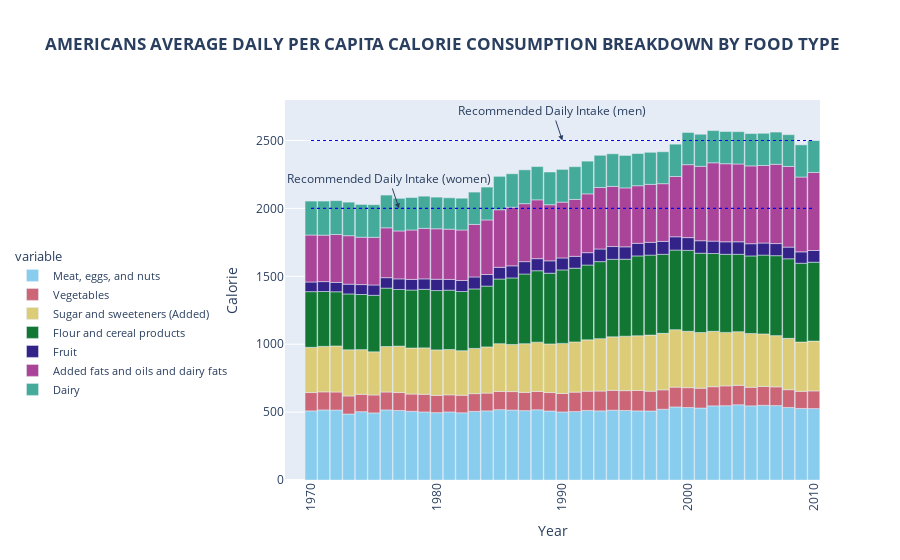

Here is the notebook cell this chart was saved with:
### Markdown cell above
<div class="alert alert-block alert-info">
<b> III. SHOW CHARTS
</div>

### Code cell
calories_chart()

### Figure 1 — Plotly figure (JSON) as saved in the notebook; plotly's stock layout.template omitted (floating-point values rounded to 4 significant figures; data arrays with more than 128 entries replaced by an {"elided": "..."} marker saying what was removed)
{"data": [{"alignmentgroup": "True", "customdata": {"elided": "41x7 float values"}, "hovertemplate": "variable=Meat, eggs, and nuts<br>Year=%{x}<br>value=%{y}<br>Meat, eggs, and nuts_%=%{customdata[0]}<br>Vegetables_%=%{customdata[1]}<br>Sugar and sweeteners (Added)_%=%{customdata[2]}<br>Flour and cereal products_%=%{customdata[3]}<br>Fruit_%=%{customdata[4]}<br>Added fats and oils and dairy fats_%=%{customdata[5]}<br>Dairy_%=%{customdata[6]}<extra></extra>", "legendgroup": "Meat, eggs, and nuts", "marker": {"color": "rgb(136, 204, 238)", "pattern": {"shape": ""}}, "name": "Meat, eggs, and nuts", "offsetgroup": "Meat, eggs, and nuts", "orientation": "v", "showlegend": true, "textposition": "auto", "type": "bar", "x": [1970, 1971, 1972, 1973, 1974, 1975, 1976, 1977, 1978, 1979, 1980, 1981, 1982, 1983, 1984, 1985, 1986, 1987, 1988, 1989, 1990, 1991, 1992, 1993, 1994, 1995, 1996, 1997, 1998, 1999, 2000, 2001, 2002, 2003, 2004, 2005, 2006, 2007, 2008, 2009, 2010], "xaxis": "x", "y": [509, 516, 515, 486, 503, 494, 516, 512, 506, 501, 496, 501, 495, 505, 509, 518, 515, 511, 517, 508, 501, 504, 512, 509, 514, 512, 509, 508, 521, 538, 534, 530, 546, 547, 554, 546, 550, 548, 534, 527, 526], "yaxis": "y"}, {"alignmentgroup": "True", "customdata": {"elided": "41x7 float values"}, "hovertemplate": "variable=Vegetables<br>Year=%{x}<br>value=%{y}<br>Meat, eggs, and nuts_%=%{customdata[0]}<br>Vegetables_%=%{customdata[1]}<br>Sugar and sweeteners (Added)_%=%{customdata[2]}<br>Flour and cereal products_%=%{customdata[3]}<br>Fruit_%=%{customdata[4]}<br>Added fats and oils and dairy fats_%=%{customdata[5]}<br>Dairy_%=%{customdata[6]}<extra></extra>", "legendgroup": "Vegetables", "marker": {"color": "rgb(204, 102, 119)", "pattern": {"shape": ""}}, "name": "Vegetables", "offsetgroup": "Vegetables", "orientation": "v", "showlegend": true, "textposition": "auto", "type": "bar", "x": [1970, 1971, 1972, 1973, 1974, 1975, 1976, 1977, 1978, 1979, 1980, 1981, 1982, 1983, 1984, 1985, 1986, 1987, 1988, 1989, 1990, 1991, 1992, 1993, 1994, 1995, 1996, 1997, 1998, 1999, 2000, 2001, 2002, 2003, 2004, 2005, 2006, 2007, 2008, 2009, 2010], "xaxis": "x", "y": [135, 133, 133, 133, 128, 132, 132, 132, 127, 130, 127, 126, 129, 131, 131, 134, 136, 134, 135, 136, 136, 143, 142, 146, 146, 146, 150, 146, 143, 146, 146, 146, 141, 146, 143, 137, 139, 138, 131, 126, 130], "yaxis": "y"}, {"alignmentgroup": "True", "customdata": {"elided": "41x7 float values"}, "hovertemplate": "variable=Sugar and sweeteners (Added)<br>Year=%{x}<br>value=%{y}<br>Meat, eggs, and nuts_%=%{customdata[0]}<br>Vegetables_%=%{customdata[1]}<br>Sugar and sweeteners (Added)_%=%{customdata[2]}<br>Flour and cereal products_%=%{customdata[3]}<br>Fruit_%=%{customdata[4]}<br>Added fats and oils and dairy fats_%=%{customdata[5]}<br>Dairy_%=%{customdata[6]}<extra></extra>", "legendgroup": "Sugar and sweeteners (Added)", "marker": {"color": "rgb(221, 204, 119)", "pattern": {"shape": ""}}, "name": "Sugar and sweeteners (Added)", "offsetgroup": "Sugar and sweeteners (Added)", "orientation": "v", "showlegend": true, "textposition": "auto", "type": "bar", "x": [1970, 1971, 1972, 1973, 1974, 1975, 1976, 1977, 1978, 1979, 1980, 1981, 1982, 1983, 1984, 1985, 1986, 1987, 1988, 1989, 1990, 1991, 1992, 1993, 1994, 1995, 1996, 1997, 1998, 1999, 2000, 2001, 2002, 2003, 2004, 2005, 2006, 2007, 2008, 2009, 2010], "xaxis": "x", "y": [333, 335, 339, 340, 329, 318, 335, 342, 339, 342, 335, 334, 328, 333, 340, 352, 347, 359, 363, 358, 369, 370, 378, 386, 394, 401, 403, 413, 416, 423, 415, 410, 408, 394, 395, 396, 387, 377, 378, 363, 367], "yaxis": "y"}, {"alignmentgroup": "True", "customdata": {"elided": "41x7 float values"}, "hovertemplate": "variable=Flour and cereal products<br>Year=%{x}<br>value=%{y}<br>Meat, eggs, and nuts_%=%{customdata[0]}<br>Vegetables_%=%{customdata[1]}<br>Sugar and sweeteners (Added)_%=%{customdata[2]}<br>Flour and cereal products_%=%{customdata[3]}<br>Fruit_%=%{customdata[4]}<br>Added fats and oils and dairy fats_%=%{customdata[5]}<br>Dairy_%=%{customdata[6]}<extra></extra>", "legendgroup": "Flour and cereal products", "marker": {"color": "rgb(17, 119, 51)", "pattern": {"shape": ""}}, "name": "Flour and cereal products", "offsetgroup": "Flour and cereal products", "orientation": "v", "showlegend": true, "textposition": "auto", "type": "bar", "x": [1970, 1971, 1972, 1973, 1974, 1975, 1976, 1977, 1978, 1979, 1980, 1981, 1982, 1983, 1984, 1985, 1986, 1987, 1988, 1989, 1990, 1991, 1992, 1993, 1994, 1995, 1996, 1997, 1998, 1999, 2000, 2001, 2002, 2003, 2004, 2005, 2006, 2007, 2008, 2009, 2010], "xaxis": "x", "y": [410, 404, 399, 411, 406, 416, 430, 417, 427, 431, 437, 437, 436, 438, 448, 476, 490, 513, 526, 521, 541, 543, 551, 567, 571, 567, 588, 589, 582, 586, 596, 584, 573, 575, 570, 571, 580, 589, 586, 580, 581], "yaxis": "y"}, {"alignmentgroup": "True", "customdata": {"elided": "41x7 float values"}, "hovertemplate": "variable=Fruit<br>Year=%{x}<br>value=%{y}<br>Meat, eggs, and nuts_%=%{customdata[0]}<br>Vegetables_%=%{customdata[1]}<br>Sugar and sweeteners (Added)_%=%{customdata[2]}<br>Flour and cereal products_%=%{customdata[3]}<br>Fruit_%=%{customdata[4]}<br>Added fats and oils and dairy fats_%=%{customdata[5]}<br>Dairy_%=%{customdata[6]}<extra></extra>", "legendgroup": "Fruit", "marker": {"color": "rgb(51, 34, 136)", "pattern": {"shape": ""}}, "name": "Fruit", "offsetgroup": "Fruit", "orientation": "v", "showlegend": true, "textposition": "auto", "type": "bar", "x": [1970, 1971, 1972, 1973, 1974, 1975, 1976, 1977, 1978, 1979, 1980, 1981, 1982, 1983, 1984, 1985, 1986, 1987, 1988, 1989, 1990, 1991, 1992, 1993, 1994, 1995, 1996, 1997, 1998, 1999, 2000, 2001, 2002, 2003, 2004, 2005, 2006, 2007, 2008, 2009, 2010], "xaxis": "x", "y": [71, 73, 69, 72, 73, 76, 77, 78, 78, 77, 83, 79, 81, 88, 85, 86, 89, 91, 89, 91, 88, 87, 91, 93, 94, 91, 93, 94, 95, 98, 94, 92, 91, 92, 92, 90, 89, 89, 86, 84, 86], "yaxis": "y"}, {"alignmentgroup": "True", "customdata": {"elided": "41x7 float values"}, "hovertemplate": "variable=Added fats and oils and dairy fats<br>Year=%{x}<br>value=%{y}<br>Meat, eggs, and nuts_%=%{customdata[0]}<br>Vegetables_%=%{customdata[1]}<br>Sugar and sweeteners (Added)_%=%{customdata[2]}<br>Flour and cereal products_%=%{customdata[3]}<br>Fruit_%=%{customdata[4]}<br>Added fats and oils and dairy fats_%=%{customdata[5]}<br>Dairy_%=%{customdata[6]}<extra></extra>", "legendgroup": "Added fats and oils and dairy fats", "marker": {"color": "rgb(170, 68, 153)", "pattern": {"shape": ""}}, "name": "Added fats and oils and dairy fats", "offsetgroup": "Added fats and oils and dairy fats", "orientation": "v", "showlegend": true, "textposition": "auto", "type": "bar", "x": [1970, 1971, 1972, 1973, 1974, 1975, 1976, 1977, 1978, 1979, 1980, 1981, 1982, 1983, 1984, 1985, 1986, 1987, 1988, 1989, 1990, 1991, 1992, 1993, 1994, 1995, 1996, 1997, 1998, 1999, 2000, 2001, 2002, 2003, 2004, 2005, 2006, 2007, 2008, 2009, 2010], "xaxis": "x", "y": [346, 342, 353, 357, 349, 351, 367, 353, 364, 372, 372, 370, 372, 387, 402, 424, 431, 427, 433, 413, 411, 419, 433, 453, 443, 434, 424, 427, 425, 444, 537, 548, 577, 575, 573, 573, 571, 584, 594, 551, 575], "yaxis": "y"}, {"alignmentgroup": "True", "customdata": {"elided": "41x7 float values"}, "hovertemplate": "variable=Dairy<br>Year=%{x}<br>value=%{y}<br>Meat, eggs, and nuts_%=%{customdata[0]}<br>Vegetables_%=%{customdata[1]}<br>Sugar and sweeteners (Added)_%=%{customdata[2]}<br>Flour and cereal products_%=%{customdata[3]}<br>Fruit_%=%{customdata[4]}<br>Added fats and oils and dairy fats_%=%{customdata[5]}<br>Dairy_%=%{customdata[6]}<extra></extra>", "legendgroup": "Dairy", "marker": {"color": "rgb(68, 170, 153)", "pattern": {"shape": ""}}, "name": "Dairy", "offsetgroup": "Dairy", "orientation": "v", "showlegend": true, "textposition": "auto", "type": "bar", "x": [1970, 1971, 1972, 1973, 1974, 1975, 1976, 1977, 1978, 1979, 1980, 1981, 1982, 1983, 1984, 1985, 1986, 1987, 1988, 1989, 1990, 1991, 1992, 1993, 1994, 1995, 1996, 1997, 1998, 1999, 2000, 2001, 2002, 2003, 2004, 2005, 2006, 2007, 2008, 2009, 2010], "xaxis": "x", "y": [250, 251, 249, 247, 241, 240, 241, 240, 239, 237, 233, 231, 234, 238, 242, 246, 247, 249, 245, 241, 241, 241, 241, 237, 240, 239, 237, 236, 235, 238, 237, 236, 237, 237, 238, 238, 237, 237, 234, 237, 235], "yaxis": "y"}], "layout": {"annotations": [{"arrowhead": 2, "showarrow": true, "text": "Recommended Daily Intake (women)", "x": 1977, "y": 2000}, {"arrowhead": 2, "showarrow": true, "text": "Recommended Daily Intake (men)", "x": 1990, "y": 2500}], "bargap": 0.05, "barmode": "relative", "legend": {"font": {"size": 11}, "title": {"text": "variable"}, "tracegroupgap": 0, "x": -0.1, "xanchor": "right", "y": 0.2, "yanchor": "bottom"}, "shapes": [{"line": {"color": "blue", "dash": "dot", "width": 1.2}, "type": "line", "x0": 1970, "x1": 2010, "y0": 2000, "y1": 2000}, {"line": {"color": "blue", "dash": "dot", "width": 1.2}, "type": "line", "x0": 1970, "x1": 2010, "y0": 2500, "y1": 2500}], "title": {"text": "<b>AMERICANS AVERAGE DAILY PER CAPITA CALORIE CONSUMPTION BREAKDOWN BY FOOD TYPE<b>"}, "xaxis": {"anchor": "y", "domain": [0, 1], "tickangle": -90, "title": {"text": "Year"}}, "yaxis": {"anchor": "x", "domain": [0, 1], "title": {"text": "Calorie"}}}}
